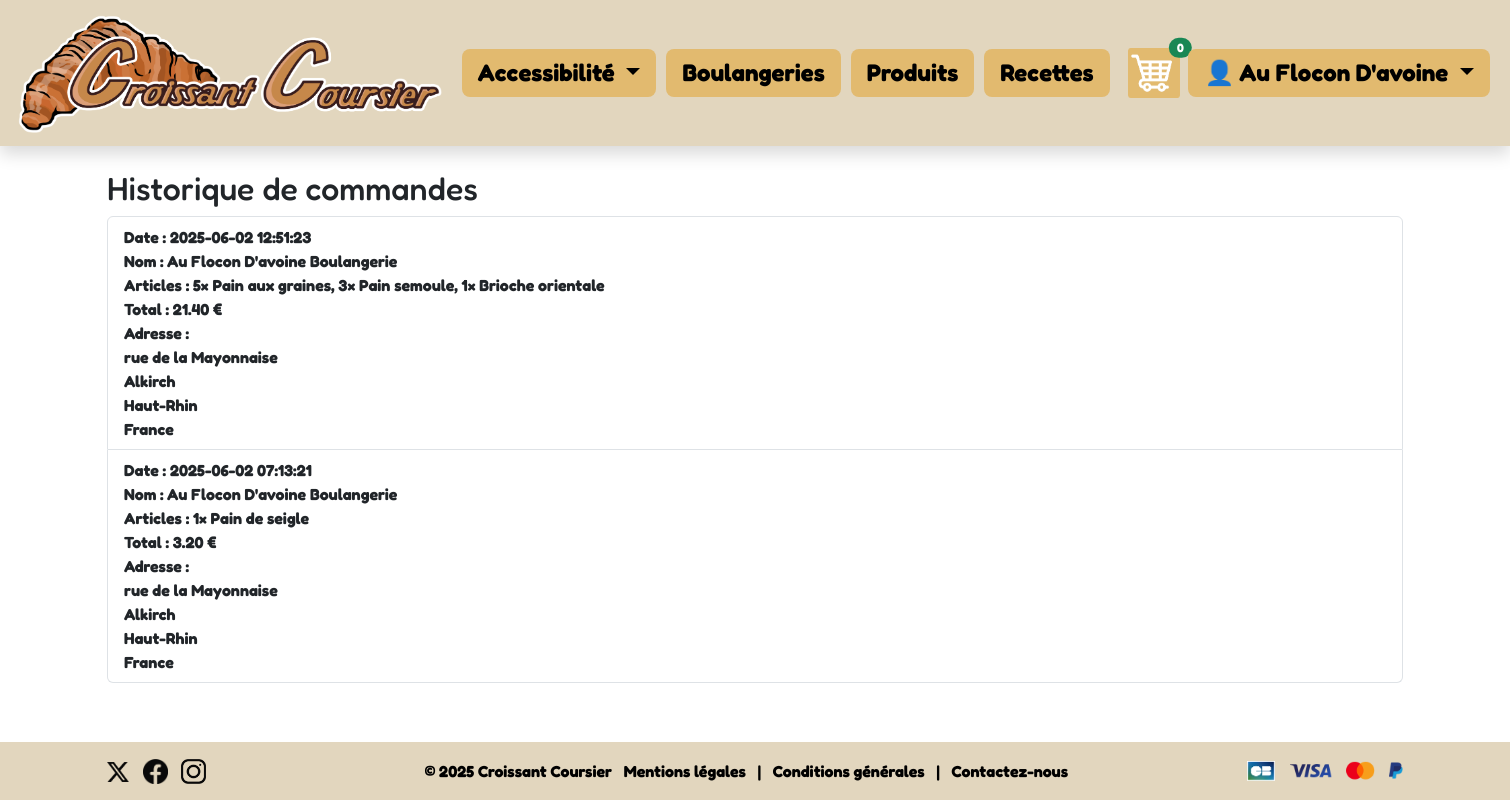
/historique.php (signed in), run on the app's committed database.
### tables this page shows
CREATE TABLE `site_config` (
  `id` int NOT NULL,
  `logo_url` text
);

CREATE TABLE `users` (
  `id` int NOT NULL,
  `password` varchar(255) NOT NULL,
  `created_at` timestamp NULL DEFAULT CURRENT_TIMESTAMP,
  `email` varchar(255) NOT NULL,
  `role` varchar(50) DEFAULT 'user',
  `nom` varchar(255) DEFAULT NULL,
  `prenom` varchar(255) DEFAULT NULL,
  `carte` varchar(20) DEFAULT NULL,
  `boulangerie` varchar(100) DEFAULT NULL,
  `ccv` varchar(5) DEFAULT NULL,
  `expiration` varchar(10) DEFAULT NULL,
  `pays` varchar(100) DEFAULT NULL,
  `region` varchar(100) DEFAULT NULL,
  `ville` varchar(100) DEFAULT NULL,
  `rue` varchar(255) DEFAULT NULL
);

CREATE TABLE `orders` (
  `id` int NOT NULL,
  `email` varchar(255) DEFAULT NULL,
  `items` text NOT NULL,
  `created_at` timestamp NULL DEFAULT CURRENT_TIMESTAMP,
  `nom` varchar(255) DEFAULT NULL,
  `prenom` varchar(255) DEFAULT NULL,
  `carte` varchar(20) DEFAULT NULL,
  `pays` varchar(100) DEFAULT NULL,
  `region` varchar(100) DEFAULT NULL,
  `ville` varchar(100) DEFAULT NULL,
  `rue` varchar(255) DEFAULT NULL,
  `expiration` varchar(10) DEFAULT NULL,
  `ccv` varchar(10) DEFAULT NULL
);

### historique.php (the view, shortened to what this page needs)
<?php
require_once 'db.php';
require_once 'navbar.php';
$user = $_SESSION['user'];
$stmt = $pdo->prepare("
    SELECT o.*, u.nom, u.prenom, u.pays, u.region, u.ville, u.rue
    FROM orders o
    JOIN users u ON o.email = u.email
    WHERE o.email = ?
    ORDER BY o.created_at DESC
");
$stmt->execute([$user]);
$commandes = $stmt->fetchAll();
?>
<link href="https://cdn.jsdelivr.net/npm/bootstrap@5.3.0/dist/css/bootstrap.min.css" rel="stylesheet">
<main>
<div class="container">
  <h2>Historique de commandes</h2>
  <?php if (empty($commandes)): ?>
    <p>Vous n'avez pas encore passé de commande.</p>
  <?php else: ?>
    <ul class="list-group">
      <?php foreach ($commandes as $commande): ?>
        <li class="list-group-item">
          <strong>Date :</strong> <?= $commande['created_at'] ?><br>
          <strong>Nom :</strong> <?= htmlspecialchars($commande['prenom']) ?> <?= htmlspecialchars($commande['nom']) ?><br>
          <?php
          $product_ids = explode(',', $commande['items']);
          $quantites = array_count_values($product_ids);
          $placeholders = implode(',', array_fill(0, count($quantites), '?'));
          $stmt = $pdo->prepare("SELECT id, name, price FROM products WHERE id IN ($placeholders)");
          $stmt->execute(array_keys($quantites));
          $produits = $stmt->fetchAll(PDO::FETCH_ASSOC);
          $articles = [];
          $total = 0;
          foreach ($produits as $produit) {
              $id = $produit['id'];
              $qty = $quantites[$id] ?? 0;
              $subtotal = $qty * $produit['price'];
              $total += $subtotal;
              $articles[] = "{$qty}× {$produit['name']}";
          }
          ?>
          <strong>Articles :</strong> <?= htmlspecialchars(implode(', ', $articles)) ?><br>
          <strong>Total :</strong> <?= number_format($total, 2) ?> €<br>
          <strong>Adresse :</strong><br>
          <?= htmlspecialchars($commande['rue'] ?? '') ?><br>
          <?= htmlspecialchars($commande['ville'] ?? '') ?><br>
          <?= htmlspecialchars($commande['region'] ?? '') ?><br>
          <?= htmlspecialchars($commande['pays'] ?? '') ?><br>
        </li>
      <?php endforeach; ?>
    </ul>
  <?php endif; ?>
</div>
</main>
<?php require_once 'footer.php'; ?>
</body>
</html>

### navbar.php (shortened to what this page needs)
<?php
$stmt = $pdo->query("SELECT logo_url FROM site_config LIMIT 1");
$logo = $stmt->fetchColumn();
$cart_count = 0;
$user = $_SESSION['user'] ?? null;
$prenom = null;
if ($user) {
    $stmt = $pdo->prepare("SELECT prenom FROM users WHERE email = ?");
    $stmt->execute([$user]);
    $prenom = $stmt->fetchColumn();
}
?>
<link href="https://cdn.jsdelivr.net/npm/bootstrap@5.3.0/dist/css/bootstrap.min.css" rel="stylesheet">
<nav class="navbar navbar-expand-lg shadow sticky-top mb-4">
  <div class="container-fluid">
    <a class="navbar-brand" href="index.php">
      <img src="<?= htmlspecialchars($logo) ?>" alt="Logo" style="max-height: 120px; width: auto;">
    </a>
    <div class="collapse navbar-collapse justify-content-end" id="navbarContent">
      <ul class="navbar-nav align-items-center">
<li class="nav-item dropdown">
  <div class="dropdown">
    <button class="nav-highlight dropdown-toggle border-0" type="button" data-bs-toggle="dropdown">
      Accessibilité
    </button>
  </div>
</li>
        <li class="nav-item">
          <a class="nav-item nav-highlight" href="boulangeries.php">Boulangeries</a>
        </li>
        <li class="nav-item">
          <a class="nav-item nav-highlight" href="produits.php">Produits</a>
        </li>
        <li class="nav-item">
          <a class="nav-item nav-highlight" href="recettes.php">Recettes</a>
        </li>
<li class="nav-item mx-2 position-relative">
  <a href="panier.php" class="d-inline-block position-relative">
    <img src="icon2.png" alt="Panier" style="height: 50px;">
    <span class="position-absolute top-0 start-100 translate-middle badge rounded-pill bg-success">
      <?= $cart_count ?>
    </span>
  </a>
</li>
        <li class="nav-item">
          <?php if (!$user): ?>
            <div class="dropdown">
              <button class="btn dropdown-toggle" type="button" data-bs-toggle="dropdown">
               <img src="icon1.png" alt="Panier" style="height: 50px;">
              </button>
              <div class="dropdown-menu dropdown-menu-end p-3" style="min-width: 300px;">
                <form method="POST" action="profil_login.php">
                  <div class="mb-2">
                    <input type="email" name="email" class="form-control" placeholder="Email" required>
                  </div>
                  <div class="mb-2">
                    <input type="password" name="password" class="form-control" placeholder="Mot de passe" required>
                  </div>
                  <button type="submit" class="btn btn-sm w-100" style="background-color: rgb(226, 186, 111);">Se connecter</button>
                </form>
                <div class="mt-2 text-center">
                  <a href="reset_password.php" class="mx-2 link">Mot de passe oublié</a> | <a href="inscription.php" class="mx-2 link">S'inscrire</a>
                </div>
              </div>
            </div>
          <?php else: ?>
            <div class="dropdown">
              <button class="nav-highlight dropdown-toggle border-0" type="button" data-bs-toggle="dropdown">
                👤 <?= htmlspecialchars($prenom ?? $user) ?>
                </button>
            </div>
          <?php endif; ?>
        </li>
      </ul>
    </div>
  </div>
</nav>

### navbar.php (style rules this page uses)
.navbar { background-color: rgb(226, 214, 190) !important; }
.nav-highlight { background-color:rgb(226, 186, 111) !important; border-radius: 8px; padding: 6px 16px !important; margin-right: 10px; font-weight: bold; font-size: 1.5rem; text-decoration: none !important; color: #000 !important; display: inline-block; }

### historique.php (style rules this page uses)
main { flex: 1; }

### data on the page
site_config: logo_url (picture)
users: prenom "Au Flocon D'avoine"
orders: created_at "2025-06-02 12:51:23", users.prenom "Au Flocon D'avoine", users.nom "Boulangerie", articles "5× Pain aux graines, 3× Pain semoule, 1× Brioche orientale", total "21.40", users.rue "rue de la Mayonnaise", users.ville "Alkirch", users.region "Haut-Rhin", users.pays "France"
orders: created_at "2025-06-02 07:13:21", users.prenom "Au Flocon D'avoine", users.nom "Boulangerie", articles "1× Pain de seigle", total "3.20", users.rue "rue de la Mayonnaise", users.ville "Alkirch", users.region "Haut-Rhin", users.pays "France"

### other printed values
$cart_count "0"
